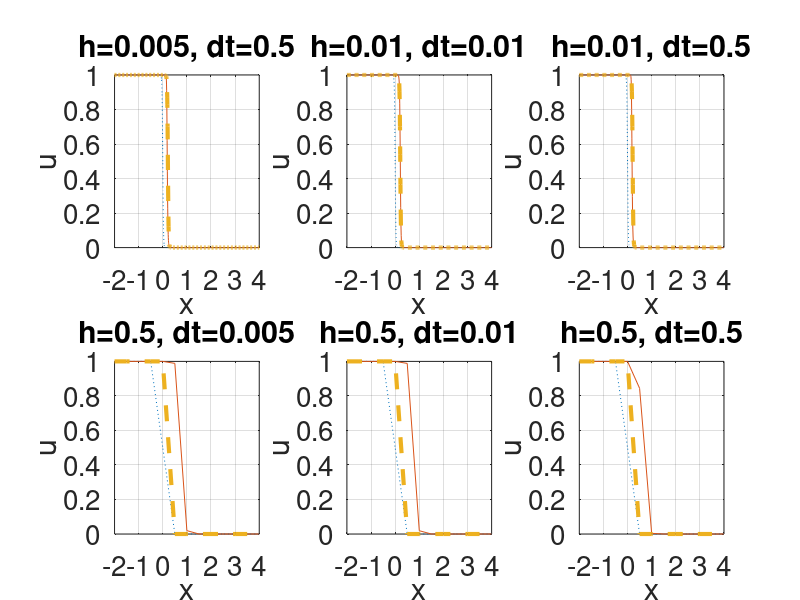
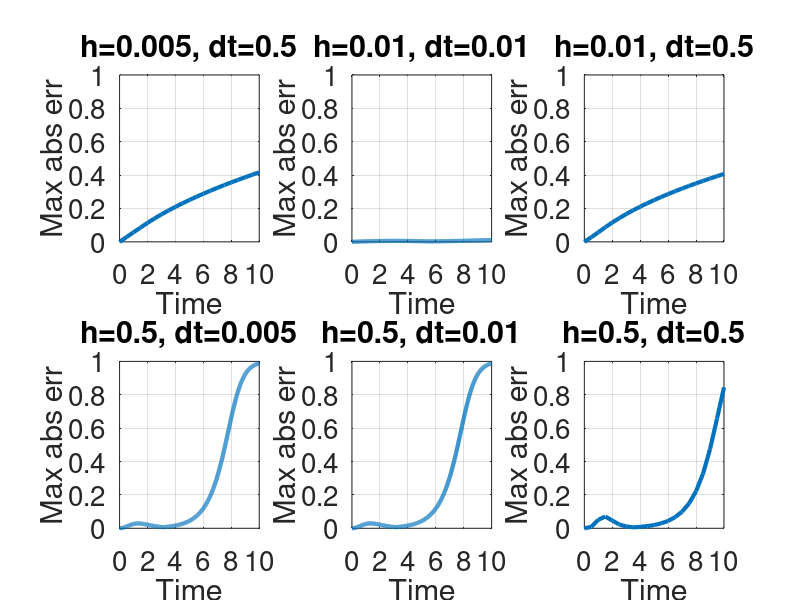

Write MATLAB code to recreate these figures, in order. (Note: this script raises an error after producing the figures.)
epsilon = 0.01;
a = -2;
b = 4;
T = 10;

hs = [0.005, 0.01, 0.5];
dts = [0.005, 0.01, 0.5];
pairs = [1,3; 2,2; 2,3; 3,1; 3,2; 3,3];

for p = 1:size(pairs,1)
    i = pairs(p,1);
    k = pairs(p,2);

    h = hs(i);
    dt = dts(k);

    N = round((b-a)/h);
    M = round(T/dt);
    x = linspace(a,b,N+1);
    h = (b-a)/N;
    dt = T/M;
    t = linspace(0,T,M+1);
    
    c = 3*sqrt(2)*epsilon/2;
    q = @(x,t) 0.5*(1-tanh((x-c*t)/(2*sqrt(2)*epsilon)));
    u0 = q(x,0);
    u = u0;
    
    r = epsilon^2*dt/h^2;
    e = ones(N-1,1);
    A = spdiags([-r*e, (1+2*r)*e, -r*e], [-1,0,1], N-1,N-1);
    
    U = zeros(M+1,N+1);
    U(1,:) = u0;
    maxError = zeros(M+1,1);
    
    for s = 1:M
        u1 = u;
        rhs = (u(2:end-1) + dt*(u(2:end-1)-u(2:end-1).^3))';
    
        u1(1) = q(a,t(s+1));
        u1(end) = q(b,t(s+1));
        rhs(1) = rhs(1) + r*u1(1);
        rhs(end) = rhs(end) + r*u1(end);
    
        u1(2:end-1) = (A \ rhs)';
        u = u1;
        U(s+1,:) = u;
        maxError(s+1) = max(abs(u-q(x,t(s+1))));
    end
    
    uExact = q(x,T);
    
    figure(1);
    subplot(2,3,p)
    plot(x,u0,':',x,u,'-',x,uExact,'--', 'LineWidth', 3);
    xlabel('x');
    ylabel('u');
    title(sprintf('h=%g, dt=%g',h,dt));
    set(gca, 'fontsize', 20)
    grid on;
    
    figure(2);
    subplot(2,3,p)
    plot(t,maxError,'-', 'LineWidth', 3);
    xlabel('Time');
    ylabel('Max abs err');
    title(sprintf('h=%g, dt=%g',h,dt));
    set(gca, 'fontsize', 20)
    ylim([0,1])
    grid on;
    
    j = find(u(1:end-1) > 0.5 & u(2:end) <= 0.5,1);
    if isempty(j)
        xmid = NaN;
    else
        xmid = x(j) + (0.5-u(j))*(x(j+1)-x(j))/(u(j+1)-u(j));
    end
    cnum = xmid/T;
    
    fprintf('Final wave centre: %.6f\n',xmid);
    fprintf('Numerical wave speed: %.6f\n',cnum);
    fprintf('Maximum absolute error at T: %.8g\n',maxError(end));
end

figure(1);
sgtitle(sprintf('Semi-implicit Euler and exact solution at T = %g',T));
legend('Initial profile','Numerical solution at T','Exact solution at T');

figure(2);
sgtitle('Semi-implicit Euler: maximum absolute error over time');
